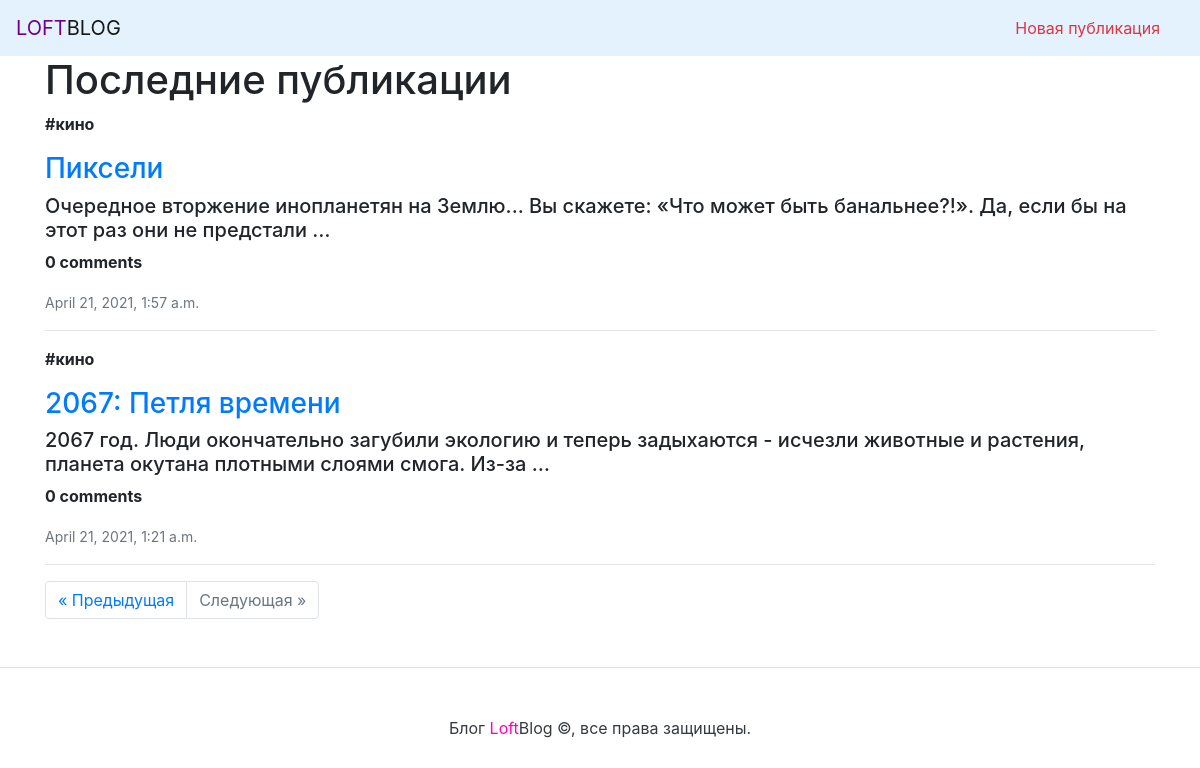
Screenshot of /?page=2 with the database file from the repository.
### posts/models.py (models this page shows, shortened)
class Post(models.Model):
    title = models.CharField(max_length=255, verbose_name='Заголовок')
    pub_date = models.DateTimeField(auto_now_add=True,
                                    verbose_name='Дата создания')
    text = models.TextField(verbose_name='Текст')
    tags = models.ForeignKey(Tag, on_delete=models.SET_NULL, null=True,
                             related_name='posts', verbose_name='Тэг')
    class Meta:
        ordering = ['-pub_date']

class Tag(models.Model):
    title = models.CharField(max_length=64, verbose_name='Название тэга')

### posts/views.py (the view)
# urls.py: path('', views.index, name='index'),
def index(request):
    posts_list = Post.objects.all()
    paginator = Paginator(posts_list, 10)
    page = request.GET.get('page')
    page_posts = paginator.get_page(page)
    context = {
        'posts': page_posts
    }
    return render(request, 'index.html', context)

### templates/index.html (shortened to what this page needs)
{% extends 'base.html' %}
{% block content %}
<div class="posts">
    {% if not posts %}
    <b>Посты не найдены</b>
    {% else %}
    {% for post in posts %}
        <p><b>
        {% if post.tags %}
            #{{ post.tags.title }}
        {% endif %}
        </b></p>
    <header>
        <h3><a href="/post/{{post.id}}">{{post.title}}</a></h3>
        <h5>{{post.text| truncatewords:20}}</h5>
    </header>
    {% with post.comments.count as total_comments %}
    <p>
        <b>
        {{ total_comments }} comment{{ total_comments|pluralize }}
        </b>
    </p>
    {% endwith %}
    <p>
        <small class="text-muted">{{ post.pub_date }}</small>
    </p>
    <hr>
    {% endfor %}
    {% endif %}
    <nav aria-label="Переключение страниц">
    <ul class="pagination">
        {% if posts.has_previous %}
                <li class="page-item"><a class="page-link" href="?page={{ posts.previous_page_number }}">&laquo; Предыдущая</a></li>
        {% else %}
                <li class="page-item disabled"><a class="page-link" href="#" tabindex="-1" aria-disabled="true">&laquo; Предыдущая</a></li>
        {% endif %}
        {% if posts.has_next %}
                <li class="page-item"><a class="page-link" href="?page={{ posts.next_page_number }}">Следующая &raquo;</a></li>
        {% else %}
                <li class="page-item disabled"><a class="page-link" href="#" tabindex="-1" aria-disabled="true">Следующая &raquo;</a></li>
        {% endif %}
    </ul>
    </nav>
</div>
{% endblock %}

### rows the page displays
Post: tags "кино", title "Пиксели", text "Очередное вторжение инопланетян на Землю... Вы скажете: «Что может быть банальнее?!». Да, если бы на этот раз они не предстали …", comments.count "0", pub_date "April 21, 2021, 1:57 a.m."
Post: tags "кино", title "2067: Петля времени", text "2067 год. Люди окончательно загубили экологию и теперь задыхаются - исчезли животные и растения, планета окутана плотными слоями смога. Из-за …", comments.count "0", pub_date "April 21, 2021, 1:21 a.m."
